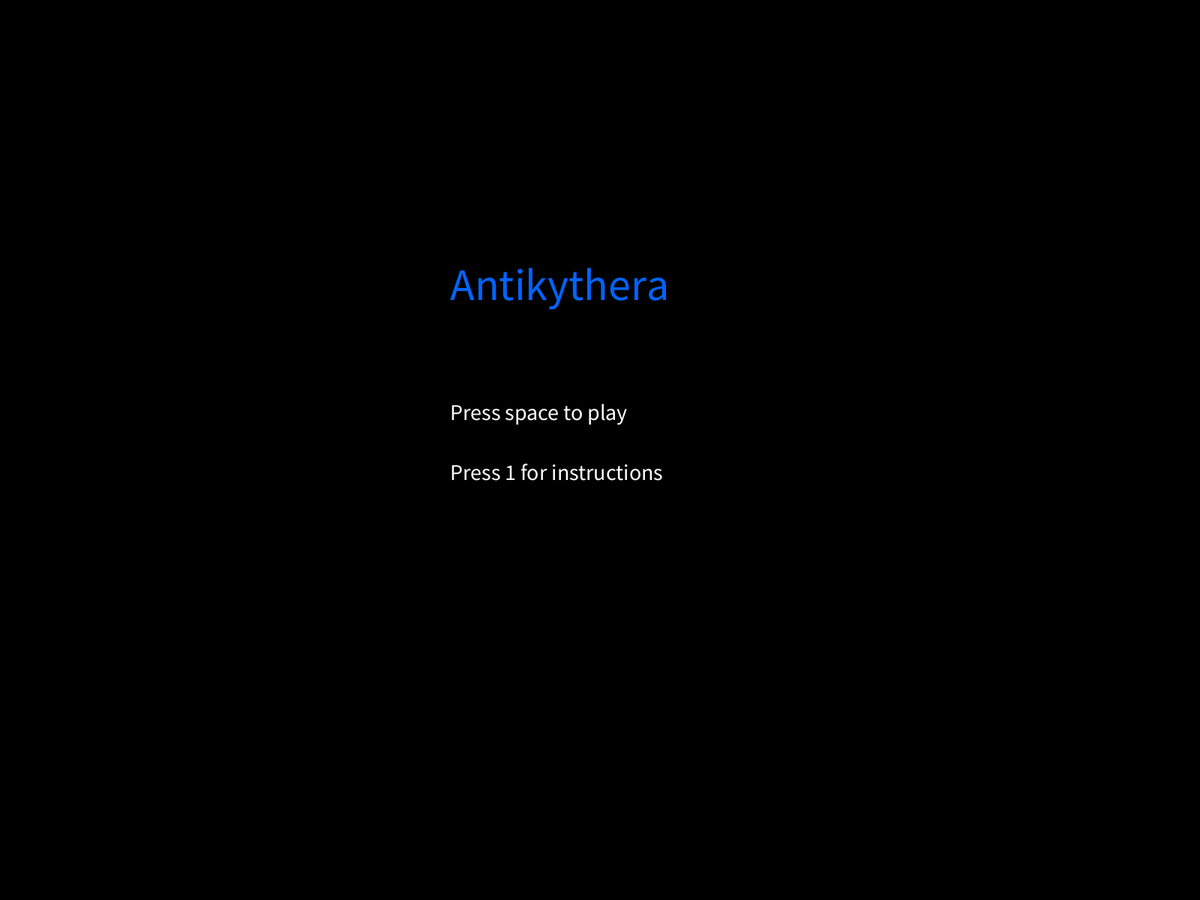
Frame 1 (no input)
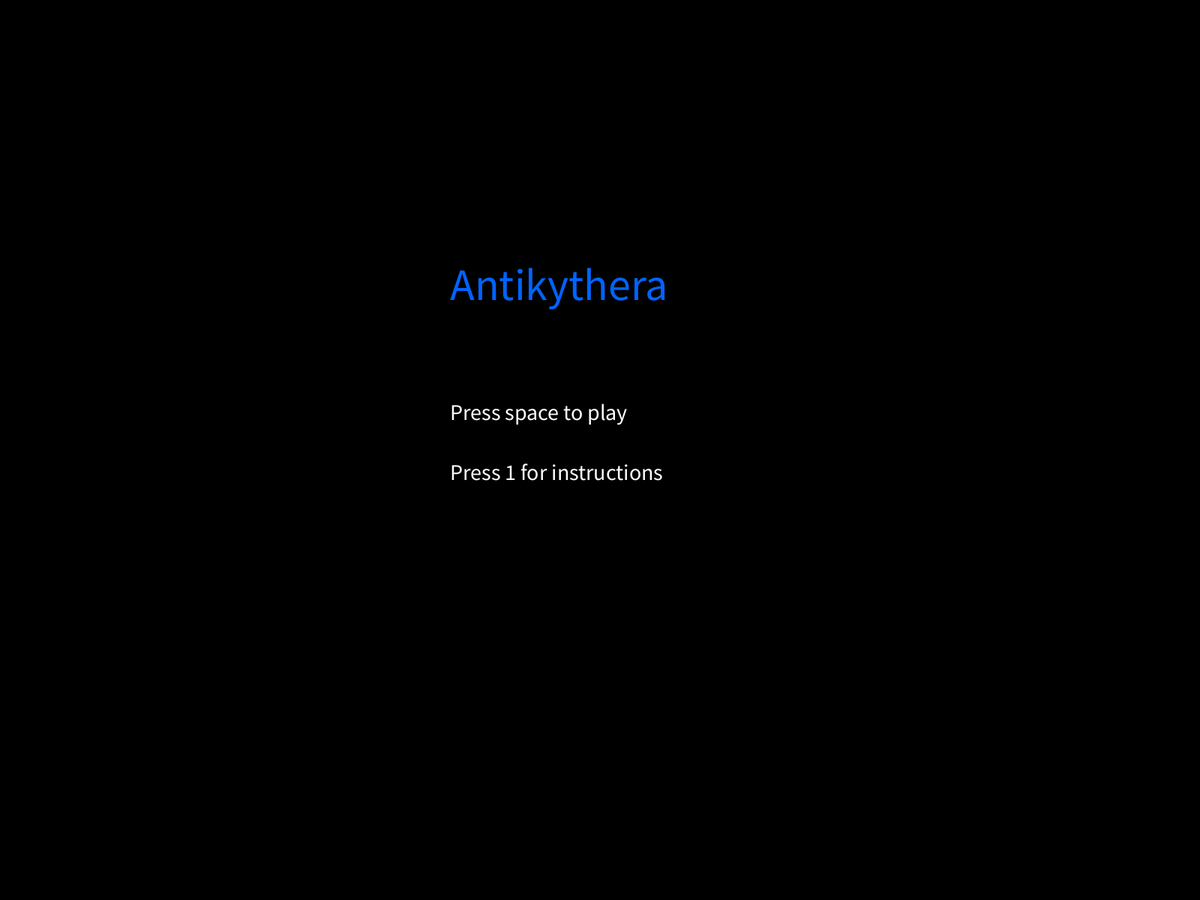
Frame 60 (the mouse pressed at the canvas centre just before this capture)
Frame 120 (the mouse held since frame 60 and released just before this capture): identical to frame 60, image omitted

The Processing sketch that drew these frames (run headless with seeded random() and noise(); from frame 60 on, the mouse is pressed at the canvas centre):

// Processing sketch: antikythera
// ── antikythera.pde
final int RADIUS = 400;
Player player;
Enemy enemy; 
PriorityQueue enemyContainer; 
ArrayList<Upgrades> UpgradesDisplayer;
LLStack upgradesStorage; 
LLStack Upgrades; 
int state, previousState; 
boolean useUpgrades;
int circleSize, currentScore, highScore, difficulty, difficulty2; //difficulty is a var for time in sec and difficulty2 is a var for time in millisec


void setup() {
  background(0); 
  fullScreen();
  state = 0;
  circleSize = 15;
  state = previousState = 0; 
  useUpgrades = false; 
  currentScore = highScore = 0; 
  player = new Player();
  enemyContainer = new PriorityQueue();
  UpgradesDisplayer = new ArrayList<Upgrades>();
  upgradesStorage = new LLStack();
  Upgrades = new LLStack(); 
  difficulty = 3; 
  difficulty2 = 55;
}

void draw() {
  switch (state) {
  case 0: //state of very beginning of game
    drawIntroMenu(); 
    break; 
  case 1: //state of playing game
    playGame();
    break;
  case 2: //paused menu
    pauseMenu();
    break;
  case 3: //state of dead
    resetGame();
    break;
  case 4: //state uof instructions
    drawInstructions(); 
    break;
  }
}

//switches character's edge upon hitting space
void keyPressed() {
  if (key == ' ') { 
    if (state == 1)
      player.switchSides();  
    else if (state == 3) { //dead state
      currentScore = 0;
      state = 1;
    }
    else 
      state = 1;
  }
  if (key == 'p') {
    if (state == 2) {
      state = 1;
    }
    if (currentScore >= 300) 
      state = 2;
  }
  if (state == 2) {
    Upgrades x;
    if (key == 'q') { 
      x = new UpgradeDoublePoints();
      if (currentScore >= x.getCost()) {
        upgradesStorage.push(x);
        currentScore -= x.getCost();
      }
    } 
    if (key == 'w') {
      x = new UpgradeSlowDown();
      if (currentScore >= x.getCost()) {
        upgradesStorage.push(x);
        currentScore -= x.getCost();
      }
    }
    if (key == 'e') {      
      x = new UpgradeImmunity();
      if (currentScore >= x.getCost()) {
        upgradesStorage.push(x);
        currentScore -= x.getCost();
      }
    }
  }
  if (key == '1') {
    if (state == 4)
      state = previousState; 
    else {
      previousState = state;
      state = 4;
    }
  }
  if (key == 'z' && !upgradesStorage.isEmpty())
    useUpgrades = true;
}

//------------------ GAME METHODS -------------------
//for when the game is still playing 
void playGame() {
  if (isDead()) {
    state = 3;
  }
  determineDifficulty();
  background(0);
  //frameRate(10);
  drawCircle(); //draws map
  drawUpgradeContainer();
  spawnUpgrades();
  if (frameCount%2 == 0)
    currentScore += 1; //1 point per 2 frame
  textSize(50); 
  text(currentScore, width/2 - 25, height/2 + 15);    
  player.drawCharacter();
  addEnemy(); //will only add enemy every 5 seconds
  drawEnemies(); //draws all enemies onto the screen
  drawUpgrades(); //draws all upgrades onto the screen
  if (useUpgrades)
    useUpgrades();
  cleanEnemies(); //removes dead enemies from screen
}

//when the player enters the pause menu
void pauseMenu() {
  background(0); 
  drawUpgradeMenu();
}

//when the player dies the game resets itself and updates the highscore if need be
void resetGame() {
  background(0);
  fill(255); 
  enemyContainer = new PriorityQueue(); 
  upgradesStorage = new LLStack(); 
  UpgradesDisplayer = new ArrayList<Upgrades>(); 
  textSize(50); 
  text(currentScore, width/2 - 25, height/2 + 15); //prints final score
  if (currentScore >= highScore) {
    highScore = currentScore; 
    textSize(20); 
    text("Congratulations! You beat the highscore", width/2 - 150, height/2 - 40);
  }
  
  else {
    textSize(20);
    text("Better luck next time! Your score is " + "\n", width/2-150, height/2 - 40); //prints final score
  } 
  player = new Player();
}
//determines difficulty of game based on currentScore
void determineDifficulty() {
  if (currentScore == 400) {
    difficulty2 = 40;
  }
  if (currentScore == 600) {
    difficulty = 2;
  }
  if (currentScore == 2000) {
    difficulty2 = 30;
  }
  if (currentScore> 4000 && currentScore%1000 == 0 && difficulty2 != 0) {
    if (currentScore == 4000)
      difficulty = 1;
    difficulty2 -= 1;
    System.out.println(difficulty2);
  }
}

// ---------------------------- ENEMY METHODS ---------------------------
boolean isDead() { //checks if the player is touching any enemies at all
  for (int i = 0; i < enemyContainer.size(); i++) {
    if (player.touching(enemyContainer.get(i)))
      return true;
  }
  return false;
}

//every 10 seconds add an enemy . The new enemy is decided randomly
void addEnemy() {
  if (second()%difficulty == 0 && frameCount%difficulty2 == 0) {  //checks to see if x seconds passed and that if it is 1 frame within the 60 fps
    float dec = random(100);
    Enemy adder; 
    if (dec > 50)
      adder = new EnemyOne(); 
    else 
    adder = new Enemy(); 
    enemyContainer.add(adder);
  }
}

void drawEnemies() { //draws all enemies in the priorityQueue
  for (int i = 0; i < enemyContainer.size(); i++) {
    enemyContainer.get(i).drawCharacter();
  }
}

void cleanEnemies() {
  if (enemyContainer.isEmpty())
    return; 
  if (enemyContainer.pop().isDead())
    enemyContainer.remove();
}


// ----------------------- UPGGRADE METHODS -----------------------
void spawnUpgrades() { 
  if (frameCount%900 == 0 && random(100) > 50) { //60 fps * 10 s = 600
    Upgrades adder;
    float x = random(100); 
    if (x < 25) 
      adder = new UpgradeSlowDown(); 
    else if (x < 50)
      adder = new UpgradeDoublePoints();
    else 
    adder = new UpgradeImmunity(); 
    UpgradesDisplayer.add(adder);
  }
}

void useUpgrades() {
  if (upgradesStorage.isEmpty())
    return;
  if (upgradesStorage.peek().stillWorking()) {
    upgradesStorage.peek().useUpgrade();
  } else {
    upgradesStorage.pop();
    useUpgrades = false;
  }
}

void drawUpgrades() {
  Upgrades x;
  for (int i = 0; i < UpgradesDisplayer.size(); i++) {
    x = UpgradesDisplayer.get(i); 
    x.drawUpgrades(); 
    if (player.touchingUpgrades(x) && upgradesStorage.size() <= 3) { //limits the player to collect only 3 upgrades
      upgradesStorage.push(x);
      UpgradesDisplayer.remove(i);
    }
  }
}

//draws the most recently acquired upgrade on the side of the 
void drawUpgradeContainer() {
  if (!upgradesStorage.isEmpty()) {
    upgradesStorage.peek().drawUpgrades(40, height - 40);
  }
}

// ---------------------------------------------- HARDCODED MENU METHODS -----------------------------------
//draws two circles. There is an outer circle that represents the outer edge circle and an inner
//circle that will help form the inner edge
void drawCircle() {
  float r = 2 * RADIUS - player.getSize();
  fill(245); 
  ellipse(width/2, height/2, r, r); //draws outer circle
  fill(0); //makes inner circle black. Appears concentric
  ellipse(width/2, height/2, r - 2 * player.getSize() - circleSize, r - 2 * player.getSize() - circleSize); // draws inner circle... 15 is an arbitrary number used for appearance sake
  fill(255); //resets filling to be white
}

//draws the menu for when the player pauses and is making a purchase for upgrades
void drawUpgradeMenu() {
  //ADD CURRENT SCORE IN CORNER
  fill(255);
  textSize(50);
  text("Paused", width/2 - 100, height/2 - 200);
  fill(255);
  textSize(25);
  text("Choose an upgrade for a certain amount of earned points or press P to return to game", width/6 - 50, height/2 - 100);
  text("Current Score: " + currentScore, width/6 - 50, height/2 - 50);
  //double points
  fill(255);
  rect(width/8, height/2, 250, 210);
  textSize(30);
  fill(0);
  text("Double Points", width/8 + 25, height/2 + 40);
  text("-500 pts", width/8 + 40, height/2 + 100);
  //description  
  textSize(20);
  fill(0);
  text("earn double points for a", width/8 + 4, height/2 + 155);
  text("limited amount of time", width/8 + 7, height/2 + 180);
  text("Buy: press q", width/8 + 7, height/2 + 200);
  //slow down    
  fill(255);
  rect(width/2 - 135, height/2, 250, 200);
  textSize(30);
  fill(0);
  text("Slow Down", width/2 - 90, height/2 + 40);
  text("-300 pts", width/2 - 80, height/2 + 100);
  textSize(20);
  fill(0);
  text("slow down enemies", width/2 - 100, height/2 + 165);
  text("Buy: press w", width/2 - 100, height/2 + 185);
  //survive three hits
  fill(255);
  rect(5*(width/8) + 55, height/2, 250, 200);
  textSize(30);
  fill(0);
  text("Immunity", 5*(width/8) + 110, height/2 + 30);
  text("-700 pts", 5*(width/8) + 120, height/2 + 100);  
  textSize(20);
  text("Immune to enemies for 4 seconds", 5*(width/8) + 105, height/2 + 160);
  text("Buy: press e", 5*(width/8) + 120, height/2 + 185); 
  fill(0);
}

//draws start menu
void drawIntroMenu() {
  background(0);
  fill(0, 100, 255);
  textSize(60);
  text("Antikythera", width/2 - 200, height/2 - 200);
  //play
  fill(255);
  textSize(30);
  text("Press space to play", width/2 - 200, height/2 - 40);
  //instructions
  text("Press 1 for instructions", width/2 - 200, height/2 + 40);
}

//draws instructions for gameplay
void drawInstructions() {
  background(0);
  fill(255);
  textSize(40);
  text("Traverse the circle avoiding the enemies. You can pop in or out of the circle's edge by", 50, 100);
  text("pressing the spacebar. Collect upgrades to help your endeavor. There are three different", 50, 150);
  text("upgrades.The one symbolized by a 2 doubles the earning points for 5 seconds. The one ", 50, 200);
  text("symbolized by a 't' slows down the time. A side effect is it slows down points earning", 50, 250);
  text("proportionally. The upgrade with a 3 represents immunity and will make the player immune", 50, 300);
  text("to all enemies for 4 seconds. You can also buy upgrades by accessing the pause menu in game", 50, 350);
  text("by pressing p. The pause menu can only be accessed if you have greater than 300 points. The", 50, 400);
  text("currency is your earned points.", 50, 450);
}
// ── Character.pde
class Character {

  protected float posX, posY, radius;
  protected int size;
  protected int angle; //angle measure
  protected boolean out;   
  protected color myColor; 

  //default constructor 
  public Character() {
    myColor = color(0, 0, 0); //black color
    posX = posY = angle = 0;
    radius = RADIUS; //outside circle 
    out = true;
  }

  //overload constructor
  public Character (float posX, float posY, float radius, int size, int angle, boolean out, color myColor) {
    this.posX = posX;
    this.posY = posY;
    this.radius = radius; 
    this.size = size; 
    this.out = out; 
    this.angle = angle;
    this.myColor = myColor;
  }

  public void drawCharacter() {
    fill(myColor); 
    noStroke();
    ellipse(posX, posY, size, size);
    updateCoordinates(2);
    stroke(10); //resets stroke
    fill(0); //default color of black
  }

  public void updateCoordinates(int dx) {
    angle = (angle + dx) % 360; //changing 2 will change the speed in which the character moves around the circle 
    posX = width/2 + radius * cos(radians(angle));  //width/2 centers the x cor of character
    posY = height/2 + radius * sin(radians(angle)); //height/2 centers the y cor of character
  }

  public void switchSides() {
    if (out) {
      out = false; 
      radius = radius - size;
    } else {
      out = true;
      radius = RADIUS;
    }
  }
  // ------------------- accessors -----------------------
  public float getPosX() {
    return posX;
  }

  public float getPosY() {
    return posY;
  }

  public float getRadius() {
    return radius;
  }

  public int getSize() {
    return size;
  }

  public int getAngle() {
    return angle;
  }

  //------------------ end of accessors -------------------

  public int setAngle(int newAngle) {
    int oldAngle = angle; 
    angle = newAngle; 
    return oldAngle;
  }

  public boolean setOut(boolean newOut) {
    boolean oldOut = out; 
    out = newOut;
    return oldOut;
  }
} //end of class 
// ── Enemy.pde
class Enemy extends Character {
  protected int priority; //lower number is higher priority 
  protected int bornTime;
  protected float timeExisted; //enemy dies after 5 seconds
  protected boolean shouldFlickr; 
  
  public Enemy() {
    super(width/2, height/2, RADIUS, 40, (int) random(0, 360), true, color(180, 0, 0)); 
    priority = 0;
    bornTime = second()%60;
    timeExisted = 0;
    shouldFlickr = true; 
    if (random(100) < 50) {
      out = true;
    } else
      out = false; 
    super.switchSides();
    posX = width/2 + radius * cos(radians(angle));
    posY = height/2 + radius * sin(radians(angle));
  }

  public Enemy(float posX, float posY, float radius, int size, int angle, 
    boolean out, color myColor, int inputPriority) {
    super(posX, posY, RADIUS, size, angle, out, myColor); 
    shouldFlickr = true; 
    bornTime = second()%60;
    timeExisted = 0;
    priority = inputPriority;
    super.radius = radius;
  }

  public void drawCharacter() {
    if (isFlickr())
      fill(100); //enemy is not active/detectable at this point
    else 
      fill(myColor);
    noStroke();
    ellipse(posX, posY, size, size);
    updateCoordinates(3);
    stroke(10); //resets stroke
    fill(255); //resets fill color to white
  }

 //determines whether the enemy is being previewed or has actually spawned and can kill player
  public boolean isFlickr() {
    if (second()%60 - bornTime <= 2 && shouldFlickr) {
      if (second()%60 - bornTime == 2)
        shouldFlickr = false;
      return true; 
    }
    else 
      return false;
  }
  

  public boolean isDead() {
    timeExisted += (float) 1/frameRate; //adds 1 for every frame equating to adding 1 per second
    if (timeExisted >= 5 && !isFlickr())
      return true; 
    else 
      return false;
  }
  
  public int getPriority() {
    return priority;
  }
}
// ── EnemyOne.pde
class EnemyOne extends Enemy {

  public EnemyOne() {
    super(width/2, height/2, RADIUS, 40, (int) random(0, 360), true, color(134, 30, 90), 1);
    if (random(10) < 5) {
      out = true;
    } else
      out = false; 
    super.switchSides();
    posX = width/2 + radius * cos(radians(angle));
    posY = height/2 + radius * sin(radians(angle));
  }


  public void drawCharacter() {
    if (isFlickr())
      fill(100); //opacity level decreased
    else 
      fill(myColor);
    ellipse(posX, posY, size, size);
  }
}    
// ── LLStack.pde
import java.util.LinkedList;

public class LLStack<T> implements Stack<Upgrades> 
{
  private LinkedList<Upgrades> _stack;

  //constructor
  public LLStack() 
  {   
    _stack = new LinkedList<Upgrades>();
  }


  //means of insertion
  public void push( Upgrades s ) 
  {
    _stack.addFirst(s);
  }


  //means of viewing top element without removing
  public Upgrades peek( ) 
  {
    if (_stack.isEmpty()) {
      return null;
    }

    return _stack.getFirst();
  }


  //means of removal
  public Upgrades pop( )
  {
    if (_stack.isEmpty()) {
      return null;
    }

    return _stack.removeFirst();
  }


  //chk for emptiness
  public boolean isEmpty() 
  {
    return (_stack.size()==0);
  }
  
  public int size() {
    return _stack.size();
  } 
}
// ── Player.pde
class Player extends Character {
  
  private boolean isDetecting; 
  
  Player() {
    super(width/2, height/2, 400, 40, 270, true, #3bbc62); //200 is original radius size
    isDetecting = true;
  }

  public boolean touching(Enemy other) {
    float distance = dist(posX, posY, other.posX, other.posY) - size/2 - other.size/2; //calculates distance betw 2 circles
    //System.out.println("distance: " + distance + "radius: " + other.getRadius());
    if (distance <= 0 && radius == other.getRadius() && !other.isFlickr() && isDetecting)
      return true;
    else 
      return false;
  }
  
  public boolean touchingUpgrades(Upgrades other) {
    float distance = dist(posX, posY, other.posX, other.posY) - size/2 - other.size/2; //calculates distance betw 2 circles
    //System.out.println("distance: " + distance + "radius: " + other.getRadius());
    if (distance <= 0 && radius == other.getRadius())
      return true;
    else 
      return false;
  }
  
  public boolean setisDetecting(boolean newD) {
     boolean oldD = isDetecting; 
     isDetecting = newD; 
     return oldD;
  }
}
// ── PriorityQueue.pde
public class PriorityQueue {

  private ArrayList<Enemy> data;

  public PriorityQueue() {
    data = new ArrayList< Enemy >();
  }

  // Traverses through the whole list and adding to the spot proper spot in its priority rating
  public void add(Enemy d) {
    for (int i = 0; i < data.size(); i++) {
      if (d.getPriority() <= (data.get(i).getPriority()) ) {
        data.add(i, d);
        return;
      }
    }
    data.add(d);
  } //O(n)

  //checks the end of the ArrayList
  public Enemy get(int i) {
    return data.get(i);
  } //O(1)

  public Enemy pop() {
    return data.get(data.size() - 1); 
  }
  // removes from the back of the ArrayList
  public Enemy remove() {
    Enemy ret = data.get(data.size() - 1);
    data.remove(data.size() - 1);
    return ret;
  } //O(1)


  public boolean isEmpty() {
    return data.size() == 0;
  } //O(1)

  public int size() {
    return data.size();
  } //O(1)

//  public String toString() {
//    String ret = "[";
//    for (Enemy x : data) {
//      ret += x.getData() + ", ";
//    }
//    ret += "]";
//    return ret;
  } //O(1)
// ── Stack.pde
public interface Stack<P> 
{
    //Return true if this stack is empty, otherwise false.
    public boolean isEmpty();

    //Return top element of stack without popping it.
    public P peek();

    //Pop and return top element of stack.
    public P pop();

    //Push an element onto top of this stack.
    public void  push( P x );

}//end interface
// ── UpgradeDoublePoints.pde
public class UpgradeDoublePoints extends Upgrades {

  //vars cost, size, radius, duration, posX, posY, angle need to be used
  public UpgradeDoublePoints() {
    cost = 500; 
    duration = 0; 
    angle = (int) random(0, 360);
    size = 40; 
    radius = 400; 
    if (random(100) > 50 ) {
      radius -= size; 
      posX = width/2 + radius * cos(angle);
      posY = height/2 + radius * sin(angle);
    } else {
      posX = width/2 + radius * cos(angle);
      posY = height/2 + radius * sin(angle);
    }
  }

  //public UpgradeDoublePoints(int inputCost, int inputDuration, int inputSize) {
  //  cost = inputCost;
  //  duration  = inputDuration;
  //  size = inputSize;
  //}

  public void drawUpgrades() {
    fill(143, 120, 100); 
    noStroke(); 
    ellipse(posX, posY, size, size);
    textSize(22);
    fill(10, 255, 10); 
    text("2X", posX - 7, posY + 10);
    fill(255); //resets fill color
  }

  //draws the upgrade at an arbitrary location. Used for drawing the "next upgrade" in the game
  public void drawUpgrades(float x, float y) {
    fill(143, 120, 100); 
    ellipse(x, y, size, size);
    noStroke(); 
    textSize(22);
    fill(10, 255, 10); 
    text("2X", x - 7, y + 10);
    fill(255); //resets the fill color
  }

  public void useUpgrade() {
    currentScore += 1;
    duration += (float)1/frameRate; //equates to adding 1 per second
  }

  public boolean stillWorking() {
    if (duration <= 5)
      return true;
    else 
    return false;
  }
}
// ── UpgradeImmunity.pde
public class UpgradeImmunity extends Upgrades {

  //vars cost, size, radius, duration, posX, posY, angle need to be used
  public UpgradeImmunity() {
    cost = 700; 
    duration = 0; 
    angle = (int) random(0, 360);
    size = 40; 
    radius = 400; 
    if (random(100) >= 50 ) {
      radius -= size; 
      posX = width/2 + radius * cos(angle);
      posY = height/2 + radius * sin(angle);
    } else {
      posX = width/2 + radius * cos(angle);
      posY = height/2 + radius * sin(angle);
    }
  }

  public void drawUpgrades() { 
    fill(0, 0, 255);
    ellipse(posX, posY, size, size);
    textSize(23);
    //fills the negative color depending on whether its in the white bar or not
    fill(0, 255, 0); 
    noStroke(); 
    text("IM", posX - 7, posY + 10);
    fill(255); //resets fill color
  } 

  //draws the upgrade at an arbitrary location. Used for drawing the "next upgrade" in the game
  public void drawUpgrades(float x, float y) {
    fill(0, 0, 255);
    noStroke(); 
    ellipse(x, y, size, size);
    textSize(23);
    //fills the negative color depending on whether its in the white bar or not
    fill(0, 255, 0); 
    text("IM", x - 7, y + 10);
    fill(255); //resets fill color
  }

  public void useUpgrade() {
    player.setisDetecting(false);
    duration += (float)1/frameRate; //equates to adding 1 per second
  }

  public boolean stillWorking() {
    if (duration <= 4)
      return true;
    else {
      player.setisDetecting(true); //resets frameRate back to original
      return false;
    }
  }
}
// ── UpgradeSlowDown.pde
public class UpgradeSlowDown extends Upgrades {

  //vars cost, size, radius, duration, posX, posY, angle need to be used
  public UpgradeSlowDown() {
    cost = 300; 
    duration = 0; 
    angle = (int) random(0, 360);
    size = 40; 
    radius = 400; 
    if (random(100) >= 50 ) {
      radius -= size; 
      posX = width/2 + radius * cos(angle);
      posY = height/2 + radius * sin(angle);
    } else {
      posX = width/2 + radius * cos(angle);
      posY = height/2 + radius * sin(angle);
    }
  }

  public void drawUpgrades() { 
    fill(255, 100, 30);
    ellipse(posX, posY, size, size);
    textSize(22);
    //fills the negative color depending on whether its in the white bar or not
    fill(0, 0, 255); 
    noStroke(); 
    text("SD", posX - 7, posY + 10);
    fill(255); //resets fill color
  } 

  //draws the upgrade at an arbitrary location. Used for drawing the "next upgrade" in the game
  public void drawUpgrades(float x, float y) {
    fill(255, 100, 30);
    noStroke(); 
    ellipse(x, y, size, size);
    textSize(22);
    //fills the negative color depending on whether its in the white bar or not
    fill(0, 0, 255); 
    text("SD", x - 7, y + 10);
    fill(255); //resets fill color
  }

  public void useUpgrade() {
    frameRate(25); //"slows" down the game
    duration += (float)1/frameRate; //equates to adding 1 per second
  }

  public boolean stillWorking() {
    if (duration <= 3.5)
      return true;
    else {
      frameRate(60); //resets frameRate back to original
      return false;
    }
  }
}
// ── Upgrades.pde
public abstract class Upgrades {  
  protected int cost, size, radius; 
  protected float duration, posX, posY; 
  protected int angle;  
    

  //draws the upgrade in the circle/map
  public abstract void drawUpgrades();
 
  //draws the upgrade at an arbitrary location. Used for drawing the "next upgrade" in the game
  public abstract void drawUpgrades(float x, float y); 
  
  //applies effect of upgrade on the game
  public abstract void useUpgrade();
 
  //checks if the upgrade is used up or not
  public abstract boolean stillWorking();
  
  public int getRadius() {
    return radius;  
  }
  
  public int getCost() {
   return cost; 
  }
}
